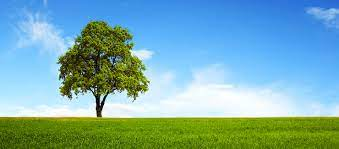
#> input picture input_pictures/input_agac.png, 339 x 149 px
$ python ImagePyramids.py
#> lines starting #> are read from the running program, lines starting #| are printed output that depends on the picture
import cv2 as cv
import sys

# Normalde sabit boyutlu bir görüntü ile çalışıyorduk.
# Ancak bazı durumlarda aynı görüntünün farklı çözünürlükleriyle çalışmamız gerekir.
# Örneğin, bir görüntüde yüz arıyorsak o görüntüdeki nesnenin hangi boyutta olacağından
# emin olamayız. Bu durumda, aynı görüntüden farklı çözünürlüklerde bir set oluşturup
# hepsinde nesne aramamız gerekir. Bu görüntü kümesine Görüntü Piramitleri denir.
# ( en yüksek çözünürlüklü görüntü altta, en düşük çözünürlüklü görüntü üstte. )

""" 1. Gaussian Pyramids *********************************"""

gray = cv.imread(cv.samples.findFile("../input_pictures/input_agac.png"))
#> gray is the input picture: shape (149, 339, 3); mean B, G, R 174.2, 171.9, 122.2

if gray is None:
    sys.exit("coulnt read the image")

lower_reso = cv.pyrDown(gray)  # level_1
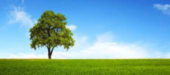
#> lower_reso: shape (75, 170, 3); mean B, G, R 173.8, 171.6, 121.8
cv.imwrite("lower_reso.png", lower_reso)

lower_lower_reso = cv.pyrDown(lower_reso)  # level_2
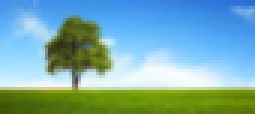
#> lower_lower_reso: shape (38, 85, 3) (shown 3 times larger); mean B, G, R 173.1, 171.1, 121.2
cv.imwrite("lower_lower_reso.png", lower_lower_reso)

high_reso = cv.pyrUp(lower_lower_reso)
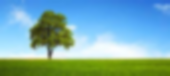
#> high_reso: shape (76, 170, 3); mean B, G, R 171.8, 171, 121.4
cv.imwrite("high_reso.png", high_reso)

# high_reso ile baştaki image aynı değil çünkü çözünürlüğü bir kez düşürdüğümüzde bilgiyi kaybederiz.

""" 2. Laplace Pyramids *********************************"""
# Laplacian piramitleri, gauss piramitlerinden oluşur. Bunun için özel bir fonksiyon yok.
# Laplacian piramit görüntüleri, yalnızca kenar görüntüleri gibidir.
# Öğelerinin çoğu sıfırdır.
# Görüntü sıkıştırmada kullanılır.
# Laplacian'daki bir seviye, Gauss'daki bu seviye ile Gauss'daki üst
# seviyesinin genişletilmiş versiyonu arasındaki farktan oluşur.

$ run again, with input_pictures/Ekran görüntüsü 2022-07-05 171426.png copied over input_pictures/input_agac.png
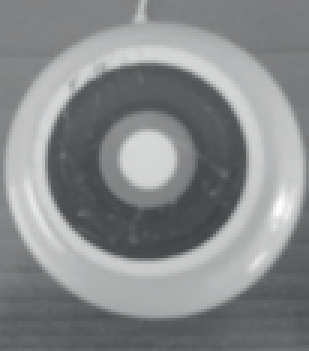
#> input picture input_pictures/Ekran görüntüsü 2022-07-05 171426.png, 103 x 117 px (shown 3 times larger)
#> gray is the input picture: shape (117, 103, 3); mean B, G, R 138.7, 137.7, 135.7
#> `lower_lower_reso = cv.pyrDown(lower_reso)`:
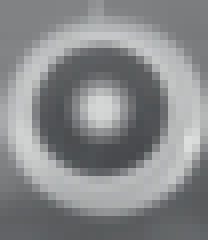
#> lower_lower_reso: shape (30, 26, 3) (shown 8 times larger); mean B, G, R 138.2, 137.1, 135.1
#> `high_reso = cv.pyrUp(lower_lower_reso)`:
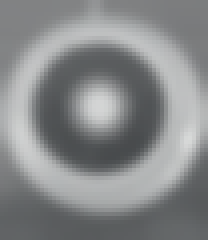
#> high_reso: shape (60, 52, 3) (shown 4 times larger); mean B, G, R 137.9, 136.9, 134.9
